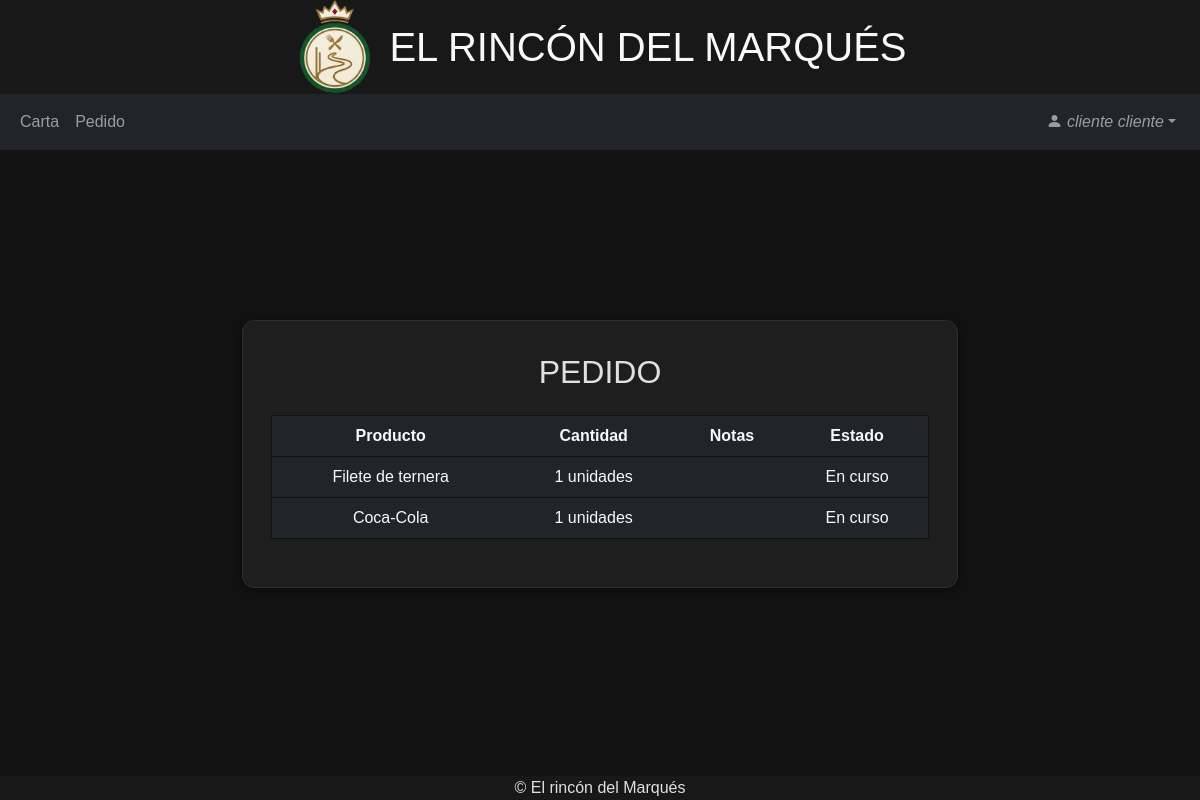
The page /cliente/pedido.php (signed in) on the database its author committed.
### tables this page shows
CREATE TABLE `pedidoproducto` (
  `idLinea` int(11) NOT NULL,
  `idPedido` int(11) NOT NULL,
  `idProducto` int(11) NOT NULL,
  `cantidad` int(11) NOT NULL,
  `estado` int(11) NOT NULL COMMENT '0-En curso 1-Entregado',
  `comentario` varchar(255) NOT NULL
);

CREATE TABLE `producto` (
  `id` int(11) NOT NULL,
  `nombre` varchar(255) NOT NULL,
  `precio` decimal(10,2) NOT NULL,
  `stock` int(11) NOT NULL,
  `estado` int(11) NOT NULL COMMENT '0-Normal 1-Deshabilitado',
  `categoria` int(11) NOT NULL
);

### cliente/pedido.php (the view, shortened to what this page needs)
<?php
include("../head.php");
?>
<body>
    <?php
    include("../header.php");
    ?>
    <?php
    include("navbarCliente.php");
    ?>
    <section class="d-flex align-items-center">
        <div class="container mt-5">
            <div class="row justify-content-center">
                <div class="col col-md-10 col-lg-9 col-xl-8">
                    <div class="row justify-content-center caja text-center p-3">
                        <div class="col-12 mt-3 mb-3">
                            <h2>PEDIDO</h2>
                        </div>
                        <div class="col-12 mb-3 table-responsive">
                            <table class="table tabla table-dark text-light">
                                <tr>
                                    <th>Producto</th>
                                    <th>Cantidad</th>
                                    <th>Notas</th>
                                    <th>Estado</th>
                                </tr>
                                <?php
                                include("../conexion.php");
                                $dni = $_SESSION['dni'];
                                $consulta = "SELECT numMesa FROM pedido WHERE dni='$dni' AND estado=1";
                                $result = mysqli_query($conn,$consulta);
                                $row = mysqli_fetch_assoc($result);
                                $mesa = $row['numMesa'];
                                $consulta = "SELECT idProducto, cantidad, estado, idLinea, comentario FROM pedidoproducto WHERE idPedido IN(SELECT id FROM pedido WHERE NOT estado=2 AND numMesa='$mesa')";
                                $result = mysqli_query($conn, $consulta);
                                while ($row = mysqli_fetch_assoc($result)) {
                                    $cantidad = $row['cantidad'];
                                    $id = $row['idProducto'];
                                    $estado = $row['estado'];
                                    $comentario = $row['comentario'];
                                    if ($estado == 0)
                                        $cambiar = "En curso";
                                    else
                                        $cambiar = "Entregado";
                                    $consulta2 = "SELECT nombre FROM producto WHERE id='$id'";
                                    $result2 = mysqli_query($conn, $consulta2);
                                    $row2 = mysqli_fetch_assoc($result2);
                                    $producto = $row2['nombre'];
                                    echo ("
                                    <tr>
                                    <td>$producto</td>
                                    <td>$cantidad unidades</td>
                                    ");
                                    if ($comentario!="")
                                        echo ("<td>$comentario</td>");
                                    else
                                        echo("<td></td>");
                                    echo("
                                    <td>$cambiar</td>
                                    </tr>
                                    ");
                                }
                                ?>
                            </table>
                        </div>
                    </div>
                </div>
            </div>
        </div>
    </section>
    <?php
    include("../footer.php");
    ?>
</body>
</html>

### styles.css (style rules this page uses)
body { font-family: Arial, sans-serif; color: #E0E0E0; background-color: #121212; }
section { min-height: 70vh; }
.caja { background-color: #1E1E1E; box-shadow: 0 2px 8px rgba(0,0,0,0.5); border: 1px solid #2E2E2E; border-radius: 12px; margin: 0px 10px; }
.tabla { border: 1px solid #121212; }

### rows shown on the page
pedidoproducto: idProducto.nombre "Filete de ternera", cantidad "1", estado "En curso"
pedidoproducto: idProducto.nombre "Coca-Cola", cantidad "1", estado "En curso"

### other values the page prints
$_SESSION['name'] "cliente cliente"
